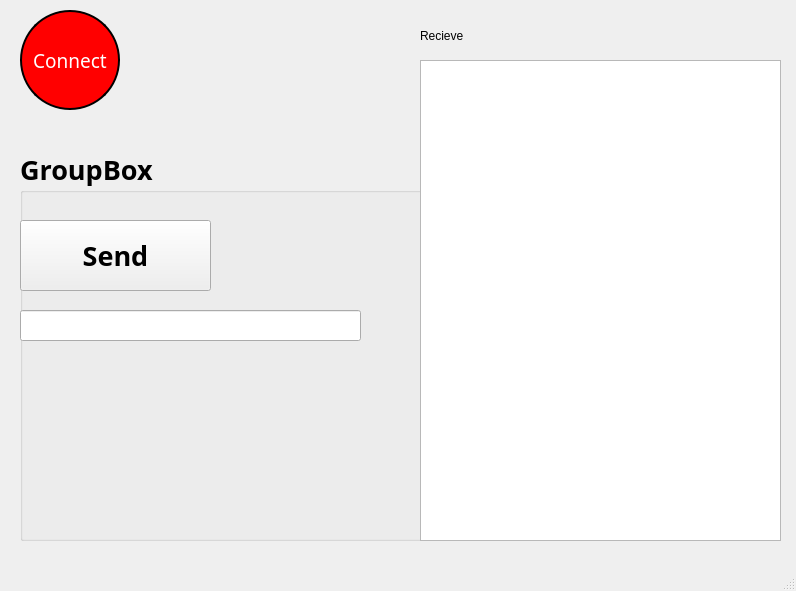
<?xml version="1.0" encoding="UTF-8"?>
<ui version="4.0">
 <class>MainWindow</class>
 <widget class="QMainWindow" name="MainWindow">
  <property name="geometry">
   <rect>
    <x>0</x>
    <y>0</y>
    <width>796</width>
    <height>591</height>
   </rect>
  </property>
  <property name="windowTitle">
   <string>MainWindow</string>
  </property>
  <widget class="QWidget" name="centralwidget">
   <widget class="QPushButton" name="connect">
    <property name="geometry">
     <rect>
      <x>20</x>
      <y>10</y>
      <width>100</width>
      <height>100</height>
     </rect>
    </property>
    <property name="font">
     <font>
      <family>Algerian</family>
      <pointsize>14</pointsize>
     </font>
    </property>
    <property name="styleSheet">
     <string notr="true">QPushButton {
    background-color: red;
    color: white;
    border: 2px solid black;
    border-radius: 50px; /* 버튼의 크기가 100x100인 경우 둥근 모양 */
}

QPushButton:pressed {
    background-color: green; /* 버튼이 눌렸을 때의 색상 */
}
</string>
    </property>
    <property name="text">
     <string>Connect</string>
    </property>
   </widget>
   <widget class="QGroupBox" name="groupBox">
    <property name="geometry">
     <rect>
      <x>20</x>
      <y>150</y>
      <width>751</width>
      <height>391</height>
     </rect>
    </property>
    <property name="font">
     <font>
      <family>72 Black</family>
      <pointsize>20</pointsize>
      <weight>75</weight>
      <bold>true</bold>
     </font>
    </property>
    <property name="title">
     <string>GroupBox</string>
    </property>
    <widget class="QPushButton" name="send">
     <property name="geometry">
      <rect>
       <x>0</x>
       <y>70</y>
       <width>191</width>
       <height>71</height>
      </rect>
     </property>
     <property name="text">
      <string>Send</string>
     </property>
    </widget>
    <widget class="QLineEdit" name="send_line_edit">
     <property name="geometry">
      <rect>
       <x>0</x>
       <y>160</y>
       <width>341</width>
       <height>31</height>
      </rect>
     </property>
    </widget>
   </widget>
   <widget class="QTextEdit" name="recv_text_edit">
    <property name="geometry">
     <rect>
      <x>420</x>
      <y>60</y>
      <width>361</width>
      <height>481</height>
     </rect>
    </property>
   </widget>
   <widget class="QLabel" name="recieve_label">
    <property name="geometry">
     <rect>
      <x>420</x>
      <y>20</y>
      <width>91</width>
      <height>31</height>
     </rect>
    </property>
    <property name="text">
     <string>Recieve</string>
    </property>
   </widget>
  </widget>
  <widget class="QMenuBar" name="menubar">
   <property name="geometry">
    <rect>
     <x>0</x>
     <y>0</y>
     <width>796</width>
     <height>26</height>
    </rect>
   </property>
  </widget>
  <widget class="QStatusBar" name="statusbar"/>
 </widget>
 <resources/>
 <connections/>
</ui>
